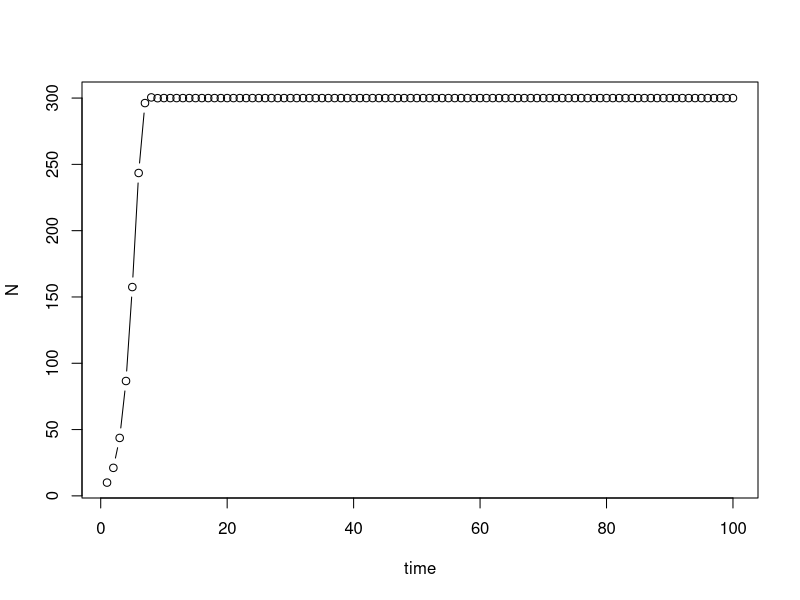

R code for this plot:
# Density-dependent population model
# Difference equation for logistic growth:
# N_(t+1) = N_t + rN_t(1 - N_t/K)

# N = population size (at time t)
# r = population growth rate (r=1 indicates doubling of population at each gen.)
# K = population limit

library(dplyr)

# 1. assume r and K values...
r = 1.15
K = 300

# 2. create 'time' vector (i.e. number of generations)
time = seq(1,100)
head(time)
tail(time)

# 3. create vector of empty N values and assign starting population value
N <- c(0) %>%
  rep(len = length(time))
N[1] = 10

# 4. create logistic growth function
log_growth <- function(r, K, N){
  NextN = N + r*N*(1 - N/K)
  return(NextN)
}

# 5. calculate population (N) at each generation (t) using for() loop
for (t in 2:length(time)){
  N[t] = log_growth(r=r, K=K, N=N[t-1])
}

# 6. plot population growth with plot()
plot(time, N, type = "b")

# identify time (t) at which population capacity (K) is reached
t_lim <- which.max(N >= K)
sprintf("Time at which K pop. limit is reached = %d", t_lim)

